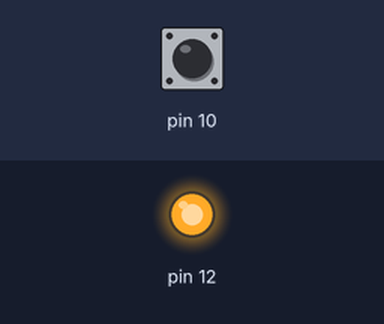
Simulated run of this sketch. Board: Arduino Uno, built with avr-gcc and run on an emulated ATmega328P. Parts: output pins drawn as LEDs (lit = HIGH). The inputs (shaded band) are chosen by the test bench; at power-on: pin 10 HIGH.

Above: at 1.2 s.
1.3 s: pin 10 pulled LOW for 0.15 s
At 1.37 s:
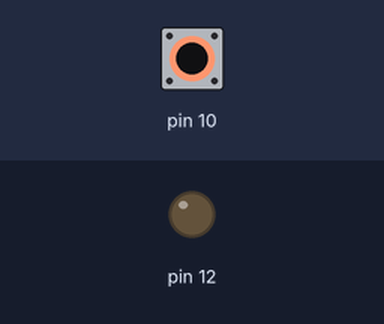
2.9 s: pin 10 pulled LOW for 3.2 s
At 6.7 s:
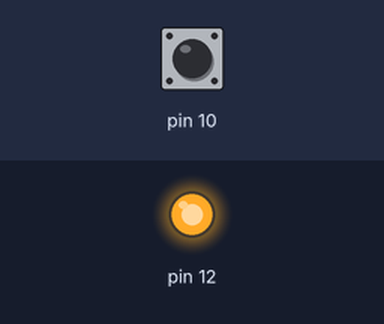
Timing chart, 0 to 8.2 s (numbered marks = the images above; inputs shaded):
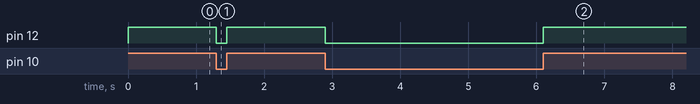

The sketch:

HELLO.ino
```cpp
int pinvalue;
void setup() {
 pinMode(12,OUTPUT);
 pinMode(10,INPUT_PULLUP);
 }

void loop() {
pinvalue = digitalRead(10);
if(pinvalue==HIGH)
{
digitalWrite(12,1);
}
else
 {
digitalWrite(12,0);
}


}
```

Measured:
- after the input at 1.3 s, pin 12: HIGH → LOW at once, → HIGH 0.15 s later
- after the input at 2.9 s, pin 12: HIGH → LOW at once, → HIGH 3.2 s later
